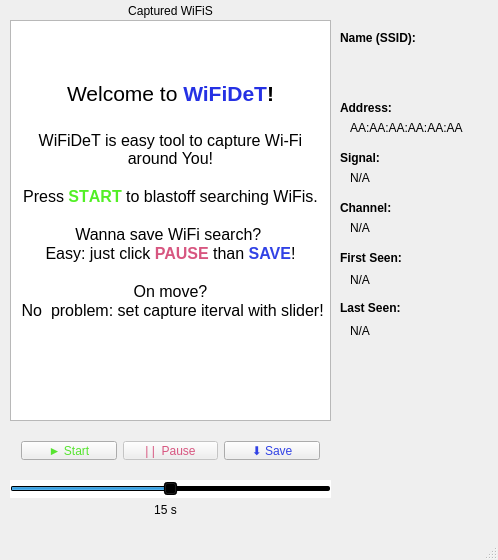
<?xml version="1.0" encoding="UTF-8"?>
<ui version="4.0">
 <class>MainWindow</class>
 <widget class="QMainWindow" name="MainWindow">
  <property name="enabled">
   <bool>true</bool>
  </property>
  <property name="geometry">
   <rect>
    <x>0</x>
    <y>0</y>
    <width>498</width>
    <height>560</height>
   </rect>
  </property>
  <property name="sizePolicy">
   <sizepolicy hsizetype="Fixed" vsizetype="Fixed">
    <horstretch>0</horstretch>
    <verstretch>0</verstretch>
   </sizepolicy>
  </property>
  <property name="windowTitle">
   <string>WiFiDeT</string>
  </property>
  <widget class="QWidget" name="centralWidget">
   <widget class="QWidget" name="horizontalLayoutWidget">
    <property name="geometry">
     <rect>
      <x>10</x>
      <y>430</y>
      <width>321</width>
      <height>41</height>
     </rect>
    </property>
    <layout class="QHBoxLayout" name="horizontalLayout">
     <item>
      <widget class="QPushButton" name="btnStart">
       <property name="styleSheet">
        <string notr="true">#btnStart {
    color: #57E430;
}</string>
       </property>
       <property name="text">
        <string>► Start</string>
       </property>
      </widget>
     </item>
     <item>
      <widget class="QPushButton" name="btnPause">
       <property name="enabled">
        <bool>false</bool>
       </property>
       <property name="styleSheet">
        <string notr="true">#btnPause{
    color: #D75680;
}</string>
       </property>
       <property name="text">
        <string>| |  Pause</string>
       </property>
      </widget>
     </item>
     <item>
      <widget class="QPushButton" name="btnSave">
       <property name="styleSheet">
        <string notr="true">#btnSave{
    color: #3142E5;
}</string>
       </property>
       <property name="text">
        <string>⬇ Save</string>
       </property>
      </widget>
     </item>
    </layout>
   </widget>
   <widget class="QTextBrowser" name="textBrowser">
    <property name="enabled">
     <bool>true</bool>
    </property>
    <property name="geometry">
     <rect>
      <x>10</x>
      <y>20</y>
      <width>321</width>
      <height>401</height>
     </rect>
    </property>
    <property name="toolTipDuration">
     <number>-1</number>
    </property>
    <property name="frameShadow">
     <enum>QFrame::Plain</enum>
    </property>
    <property name="lineWidth">
     <number>1</number>
    </property>
    <property name="readOnly">
     <bool>true</bool>
    </property>
    <property name="html">
     <string>&lt;!DOCTYPE HTML PUBLIC &quot;-//W3C//DTD HTML 4.0//EN&quot; &quot;http://www.w3.org/TR/REC-html40/strict.dtd&quot;&gt;
&lt;html&gt;&lt;head&gt;&lt;meta name=&quot;qrichtext&quot; content=&quot;1&quot; /&gt;&lt;style type=&quot;text/css&quot;&gt;
p, li { white-space: pre-wrap; }
&lt;/style&gt;&lt;/head&gt;&lt;body style=&quot; font-family:'Sans Serif'; font-size:9pt; font-weight:400; font-style:normal;&quot;&gt;
&lt;p align=&quot;center&quot; style=&quot;-qt-paragraph-type:empty; margin-top:0px; margin-bottom:0px; margin-left:0px; margin-right:0px; -qt-block-indent:0; text-indent:0px; font-family:'Cantarell'; font-size:11pt;&quot;&gt;&lt;br /&gt;&lt;/p&gt;
&lt;p align=&quot;center&quot; style=&quot;-qt-paragraph-type:empty; margin-top:0px; margin-bottom:0px; margin-left:0px; margin-right:0px; -qt-block-indent:0; text-indent:0px; font-family:'Cantarell'; font-size:12pt;&quot;&gt;&lt;br /&gt;&lt;/p&gt;
&lt;p align=&quot;center&quot; style=&quot;-qt-paragraph-type:empty; margin-top:0px; margin-bottom:0px; margin-left:0px; margin-right:0px; -qt-block-indent:0; text-indent:0px; font-family:'Cantarell'; font-size:12pt;&quot;&gt;&lt;br /&gt;&lt;/p&gt;
&lt;p align=&quot;center&quot; style=&quot; margin-top:0px; margin-bottom:0px; margin-left:0px; margin-right:0px; -qt-block-indent:0; text-indent:0px;&quot;&gt;&lt;span style=&quot; font-family:'Cantarell'; font-size:16pt;&quot;&gt;Welcome to &lt;/span&gt;&lt;span style=&quot; font-family:'Cantarell'; font-size:16pt; font-weight:600; color:#2531e4;&quot;&gt;WiFiDeT&lt;/span&gt;&lt;span style=&quot; font-family:'Cantarell'; font-size:16pt; font-weight:600;&quot;&gt;!&lt;/span&gt;&lt;/p&gt;
&lt;p align=&quot;center&quot; style=&quot;-qt-paragraph-type:empty; margin-top:0px; margin-bottom:0px; margin-left:0px; margin-right:0px; -qt-block-indent:0; text-indent:0px; font-family:'Cantarell'; font-size:16pt; font-weight:600;&quot;&gt;&lt;br /&gt;&lt;/p&gt;
&lt;p align=&quot;center&quot; style=&quot; margin-top:0px; margin-bottom:0px; margin-left:0px; margin-right:0px; -qt-block-indent:0; text-indent:0px;&quot;&gt;&lt;span style=&quot; font-family:'Cantarell'; font-size:12pt;&quot;&gt;WiFiDeT is easy tool to capture Wi-Fi around You!&lt;/span&gt;&lt;/p&gt;
&lt;p align=&quot;center&quot; style=&quot;-qt-paragraph-type:empty; margin-top:0px; margin-bottom:0px; margin-left:0px; margin-right:0px; -qt-block-indent:0; text-indent:0px; font-family:'Cantarell'; font-size:12pt;&quot;&gt;&lt;br /&gt;&lt;/p&gt;
&lt;p align=&quot;center&quot; style=&quot; margin-top:0px; margin-bottom:0px; margin-left:0px; margin-right:0px; -qt-block-indent:0; text-indent:0px;&quot;&gt;&lt;span style=&quot; font-family:'Cantarell'; font-size:12pt;&quot;&gt;Press &lt;/span&gt;&lt;span style=&quot; font-family:'Cantarell'; font-size:12pt; font-weight:600; color:#52f026;&quot;&gt;ST&lt;/span&gt;&lt;span style=&quot; font-family:'Cantarell'; font-size:12pt; font-weight:600; color:#52ef26;&quot;&gt;ART&lt;/span&gt;&lt;span style=&quot; font-family:'Cantarell'; font-size:12pt;&quot;&gt; to blastoff searching WiFis.&lt;/span&gt;&lt;/p&gt;
&lt;p align=&quot;center&quot; style=&quot;-qt-paragraph-type:empty; margin-top:0px; margin-bottom:0px; margin-left:0px; margin-right:0px; -qt-block-indent:0; text-indent:0px; font-family:'Cantarell'; font-size:12pt;&quot;&gt;&lt;br /&gt;&lt;/p&gt;
&lt;p align=&quot;center&quot; style=&quot; margin-top:0px; margin-bottom:0px; margin-left:0px; margin-right:0px; -qt-block-indent:0; text-indent:0px;&quot;&gt;&lt;span style=&quot; font-family:'Cantarell'; font-size:12pt;&quot;&gt;Wanna save WiFi search? &lt;/span&gt;&lt;/p&gt;
&lt;p align=&quot;center&quot; style=&quot; margin-top:0px; margin-bottom:0px; margin-left:0px; margin-right:0px; -qt-block-indent:0; text-indent:0px;&quot;&gt;&lt;span style=&quot; font-family:'Cantarell'; font-size:12pt;&quot;&gt;Easy: just click &lt;/span&gt;&lt;span style=&quot; font-family:'Cantarell'; font-size:12pt; font-weight:600; color:#d75680;&quot;&gt;PAUSE&lt;/span&gt;&lt;span style=&quot; font-family:'Cantarell'; font-size:12pt;&quot;&gt; than &lt;/span&gt;&lt;span style=&quot; font-family:'Cantarell'; font-size:12pt; font-weight:600; color:#3142e5;&quot;&gt;SAVE&lt;/span&gt;&lt;span style=&quot; font-family:'Cantarell'; font-size:12pt;&quot;&gt;!&lt;/span&gt;&lt;/p&gt;
&lt;p align=&quot;center&quot; style=&quot;-qt-paragraph-type:empty; margin-top:0px; margin-bottom:0px; margin-left:0px; margin-right:0px; -qt-block-indent:0; text-indent:0px; font-family:'Cantarell'; font-size:12pt;&quot;&gt;&lt;br /&gt;&lt;/p&gt;
&lt;p align=&quot;center&quot; style=&quot; margin-top:0px; margin-bottom:0px; margin-left:0px; margin-right:0px; -qt-block-indent:0; text-indent:0px;&quot;&gt;&lt;span style=&quot; font-family:'Cantarell'; font-size:12pt;&quot;&gt;On move?&lt;/span&gt;&lt;/p&gt;
&lt;p align=&quot;center&quot; style=&quot; margin-top:0px; margin-bottom:0px; margin-left:0px; margin-right:0px; -qt-block-indent:0; text-indent:0px;&quot;&gt;&lt;span style=&quot; font-family:'Cantarell'; font-size:12pt;&quot;&gt; No  problem: set capture iterval with slider!&lt;/span&gt;&lt;/p&gt;
&lt;p align=&quot;center&quot; style=&quot;-qt-paragraph-type:empty; margin-top:0px; margin-bottom:0px; margin-left:0px; margin-right:0px; -qt-block-indent:0; text-indent:0px; font-family:'Cantarell'; font-size:12pt;&quot;&gt;&lt;br /&gt;&lt;/p&gt;&lt;/body&gt;&lt;/html&gt;</string>
    </property>
   </widget>
   <widget class="QLabel" name="label">
    <property name="geometry">
     <rect>
      <x>10</x>
      <y>0</y>
      <width>321</width>
      <height>21</height>
     </rect>
    </property>
    <property name="styleSheet">
     <string notr="true"/>
    </property>
    <property name="text">
     <string>Captured WiFiS</string>
    </property>
    <property name="textFormat">
     <enum>Qt::PlainText</enum>
    </property>
    <property name="alignment">
     <set>Qt::AlignCenter</set>
    </property>
   </widget>
   <widget class="QSlider" name="speedSlider">
    <property name="geometry">
     <rect>
      <x>10</x>
      <y>480</y>
      <width>321</width>
      <height>18</height>
     </rect>
    </property>
    <property name="styleSheet">
     <string notr="true">background: qlineargradient(x1:0, y1:0, x2:1, y2:1, stop:0 white, stop:1 white);
    width: 18px;
    margin: -2px 0; /* handle is placed by default on the contents rect of the groove. Expand outside the groove */
    border-radius: 3px;</string>
    </property>
    <property name="minimum">
     <number>5</number>
    </property>
    <property name="maximum">
     <number>25</number>
    </property>
    <property name="singleStep">
     <number>1</number>
    </property>
    <property name="pageStep">
     <number>1</number>
    </property>
    <property name="value">
     <number>15</number>
    </property>
    <property name="orientation">
     <enum>Qt::Horizontal</enum>
    </property>
   </widget>
   <widget class="QLabel" name="lblInterval">
    <property name="geometry">
     <rect>
      <x>10</x>
      <y>500</y>
      <width>311</width>
      <height>20</height>
     </rect>
    </property>
    <property name="text">
     <string>15 s</string>
    </property>
    <property name="alignment">
     <set>Qt::AlignCenter</set>
    </property>
   </widget>
   <widget class="QLabel" name="label_3">
    <property name="geometry">
     <rect>
      <x>260</x>
      <y>410</y>
      <width>67</width>
      <height>20</height>
     </rect>
    </property>
    <property name="text">
     <string/>
    </property>
   </widget>
   <widget class="QListWidget" name="listWidget">
    <property name="enabled">
     <bool>true</bool>
    </property>
    <property name="geometry">
     <rect>
      <x>10</x>
      <y>20</y>
      <width>321</width>
      <height>401</height>
     </rect>
    </property>
    <property name="editTriggers">
     <set>QAbstractItemView::NoEditTriggers</set>
    </property>
   </widget>
   <widget class="QWidget" name="widget" native="true">
    <property name="geometry">
     <rect>
      <x>330</x>
      <y>20</y>
      <width>151</width>
      <height>401</height>
     </rect>
    </property>
    <widget class="QLabel" name="label_sgL">
     <property name="geometry">
      <rect>
       <x>10</x>
       <y>130</y>
       <width>101</width>
       <height>16</height>
      </rect>
     </property>
     <property name="font">
      <font>
       <weight>75</weight>
       <bold>true</bold>
      </font>
     </property>
     <property name="layoutDirection">
      <enum>Qt::LeftToRight</enum>
     </property>
     <property name="text">
      <string>Signal:</string>
     </property>
    </widget>
    <widget class="QLabel" name="label_sgNo">
     <property name="geometry">
      <rect>
       <x>20</x>
       <y>150</y>
       <width>101</width>
       <height>16</height>
      </rect>
     </property>
     <property name="layoutDirection">
      <enum>Qt::LeftToRight</enum>
     </property>
     <property name="text">
      <string>N/A</string>
     </property>
    </widget>
    <widget class="QLabel" name="label_chNo">
     <property name="geometry">
      <rect>
       <x>20</x>
       <y>200</y>
       <width>101</width>
       <height>16</height>
      </rect>
     </property>
     <property name="layoutDirection">
      <enum>Qt::LeftToRight</enum>
     </property>
     <property name="text">
      <string>N/A</string>
     </property>
    </widget>
    <widget class="QLabel" name="label_chL">
     <property name="geometry">
      <rect>
       <x>10</x>
       <y>180</y>
       <width>101</width>
       <height>16</height>
      </rect>
     </property>
     <property name="font">
      <font>
       <weight>75</weight>
       <bold>true</bold>
      </font>
     </property>
     <property name="layoutDirection">
      <enum>Qt::LeftToRight</enum>
     </property>
     <property name="text">
      <string>Channel:</string>
     </property>
    </widget>
    <widget class="QLabel" name="label_adL">
     <property name="geometry">
      <rect>
       <x>10</x>
       <y>80</y>
       <width>101</width>
       <height>16</height>
      </rect>
     </property>
     <property name="font">
      <font>
       <weight>75</weight>
       <bold>true</bold>
      </font>
     </property>
     <property name="layoutDirection">
      <enum>Qt::LeftToRight</enum>
     </property>
     <property name="text">
      <string>Address:</string>
     </property>
    </widget>
    <widget class="QLabel" name="label_bsAd">
     <property name="geometry">
      <rect>
       <x>20</x>
       <y>100</y>
       <width>121</width>
       <height>16</height>
      </rect>
     </property>
     <property name="layoutDirection">
      <enum>Qt::LeftToRight</enum>
     </property>
     <property name="text">
      <string>AA:AA:AA:AA:AA:AA</string>
     </property>
    </widget>
    <widget class="QLabel" name="label_ssL">
     <property name="geometry">
      <rect>
       <x>10</x>
       <y>10</y>
       <width>101</width>
       <height>16</height>
      </rect>
     </property>
     <property name="font">
      <font>
       <weight>75</weight>
       <bold>true</bold>
      </font>
     </property>
     <property name="layoutDirection">
      <enum>Qt::LeftToRight</enum>
     </property>
     <property name="text">
      <string>Name (SSID):</string>
     </property>
    </widget>
    <widget class="QLabel" name="label_ssNa">
     <property name="geometry">
      <rect>
       <x>10</x>
       <y>30</y>
       <width>141</width>
       <height>41</height>
      </rect>
     </property>
     <property name="layoutDirection">
      <enum>Qt::LeftToRight</enum>
     </property>
     <property name="text">
      <string/>
     </property>
     <property name="alignment">
      <set>Qt::AlignLeading|Qt::AlignLeft|Qt::AlignTop</set>
     </property>
     <property name="wordWrap">
      <bool>true</bool>
     </property>
    </widget>
    <widget class="QLabel" name="label_lsT">
     <property name="geometry">
      <rect>
       <x>20</x>
       <y>300</y>
       <width>121</width>
       <height>21</height>
      </rect>
     </property>
     <property name="layoutDirection">
      <enum>Qt::LeftToRight</enum>
     </property>
     <property name="text">
      <string>N/A</string>
     </property>
     <property name="wordWrap">
      <bool>true</bool>
     </property>
    </widget>
    <widget class="QLabel" name="label_fsT">
     <property name="geometry">
      <rect>
       <x>20</x>
       <y>250</y>
       <width>121</width>
       <height>20</height>
      </rect>
     </property>
     <property name="layoutDirection">
      <enum>Qt::LeftToRight</enum>
     </property>
     <property name="text">
      <string>N/A</string>
     </property>
     <property name="wordWrap">
      <bool>true</bool>
     </property>
    </widget>
    <widget class="QLabel" name="label_lsL">
     <property name="geometry">
      <rect>
       <x>10</x>
       <y>280</y>
       <width>101</width>
       <height>16</height>
      </rect>
     </property>
     <property name="font">
      <font>
       <weight>75</weight>
       <bold>true</bold>
      </font>
     </property>
     <property name="layoutDirection">
      <enum>Qt::LeftToRight</enum>
     </property>
     <property name="text">
      <string>Last Seen:</string>
     </property>
    </widget>
    <widget class="QLabel" name="label_fsL">
     <property name="geometry">
      <rect>
       <x>10</x>
       <y>230</y>
       <width>101</width>
       <height>16</height>
      </rect>
     </property>
     <property name="font">
      <font>
       <weight>75</weight>
       <bold>true</bold>
      </font>
     </property>
     <property name="layoutDirection">
      <enum>Qt::LeftToRight</enum>
     </property>
     <property name="text">
      <string>First Seen:</string>
     </property>
    </widget>
   </widget>
   <zorder>listWidget</zorder>
   <zorder>horizontalLayoutWidget</zorder>
   <zorder>textBrowser</zorder>
   <zorder>label</zorder>
   <zorder>speedSlider</zorder>
   <zorder>lblInterval</zorder>
   <zorder>label_3</zorder>
   <zorder>widget</zorder>
  </widget>
  <widget class="QStatusBar" name="statusBar"/>
  <action name="actionLoadHistory">
   <property name="text">
    <string>Load History....</string>
   </property>
  </action>
  <action name="actionOptions">
   <property name="text">
    <string>Options</string>
   </property>
  </action>
 </widget>
 <layoutdefault spacing="6" margin="11"/>
 <resources/>
 <connections/>
</ui>
